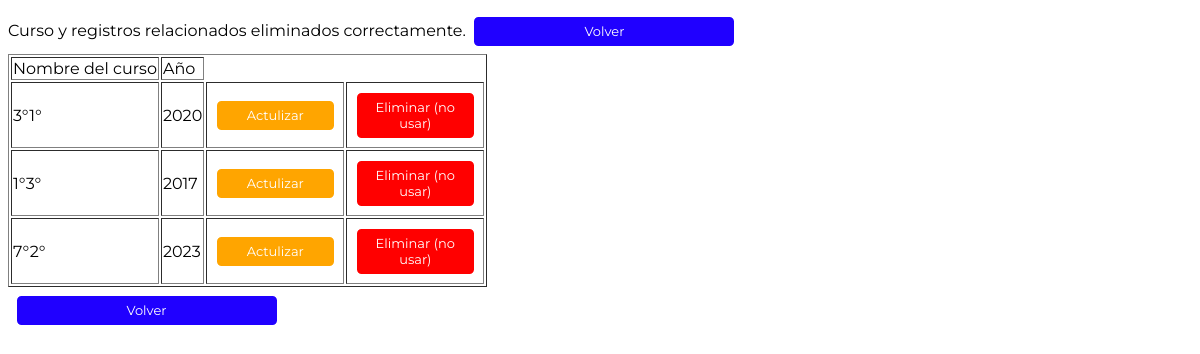
Page /pages/index-tabla-curso.php?ID_curso=1 on the committed database.
### tables this page shows
CREATE TABLE `curso` (
  `ID_curso` int(11) NOT NULL,
  `Nombre_Curso` varchar(255) NOT NULL,
  `Anio` int(11) NOT NULL
);

### pages/index-tabla-curso.php (the view, shortened to what this page needs)
<?php
include("../php/eliminar-curso.php")
?>
<!DOCTYPE html>
<html lang="en">
<head>
  <link rel="stylesheet" href="../css/style.css" />
</head>
<body>
  <table border="1">
    <tr>
      <td>
        Nombre del curso
      </td>
      <td>
        Año
      </td>
    </tr>
    <?php
    $sql = "SELECT * from curso";
    $result = mysqli_query($conn, $sql);
    while ($mostrar = mysqli_fetch_array($result)) {
    ?>
      <tr>
        <td><?php echo $mostrar['Nombre_Curso'] ?></td>
        <td><?php echo $mostrar['Anio'] ?></td>
        <td><a href="../pages/modificar-curso.php?ID_curso=<?php echo $mostrar["ID_curso"]; ?>" class="button-medium-update">Actulizar</a></td>
        <td><a href="index-tabla-curso.php?ID_curso=<?php echo $mostrar["ID_curso"]; ?>" class="button-medium-delete">Eliminar (no usar)</a></td>
      </tr>
    <?php
    }
    ?>
  </table>
  <a href="../../index.html">Volver</a>
</body>
</html>

### css/style.css (style rules this page uses)
body { font-family: "Montserrat", ui-sans-serif, system-ui, -apple-system, BlinkMacSystemFont, "Segoe UI", Roboto, "Helvetica Neue", Arial, "Noto Sans", sans-serif, "Apple Color Emoji", "Segoe UI Emoji", "Segoe UI Symbol", "Noto Color Emoji"; }
.button-medium-delete { color: white; cursor: pointer; font-family: "Montserrat", ui-sans-serif, system-ui, -apple-system, BlinkMacSystemFont, "Segoe UI", Roboto, "Helvetica Neue", Arial, "Noto Sans", sans-serif, "Apple Color Emoji", "Segoe UI Emoji", "Segoe UI Symbol", "Noto Color Emoji"; font-size: small; border: solid 0.2em; border-radius: 0.5em; width: 8em; padding: 0.5em; margin: 0.5em; display: inline-block; justify-content: center; background-color: red; }
.button-medium-update { color: white; cursor: pointer; font-family: "Montserrat", ui-sans-serif, system-ui, -apple-system, BlinkMacSystemFont, "Segoe UI", Roboto, "Helvetica Neue", Arial, "Noto Sans", sans-serif, "Apple Color Emoji", "Segoe UI Emoji", "Segoe UI Symbol", "Noto Color Emoji"; font-size: small; border: solid 0.2em; border-radius: 0.5em; width: 8em; padding: 0.5em; margin: 0.5em; display: inline-block; justify-content: center; background-color: orange; }
a { text-decoration: none; color: white; cursor: pointer; font-family: "Montserrat", ui-sans-serif, system-ui, -apple-system, BlinkMacSystemFont, "Segoe UI", Roboto, "Helvetica Neue", Arial, "Noto Sans", sans-serif, "Apple Color Emoji", "Segoe UI Emoji", "Segoe UI Symbol", "Noto Color Emoji"; font-size: small; border: solid 0.2em; border-radius: 0.5em; width: 19em; padding: 0.5em; margin: 0.5em; display: inline-block; justify-content: center; text-align: center; background-color: #2000ffff; }

### rows in the picture
curso: Nombre_Curso "3°1°", Anio "2020"
curso: Nombre_Curso "1°3°", Anio "2017"
curso: Nombre_Curso "7°2°", Anio "2023"
